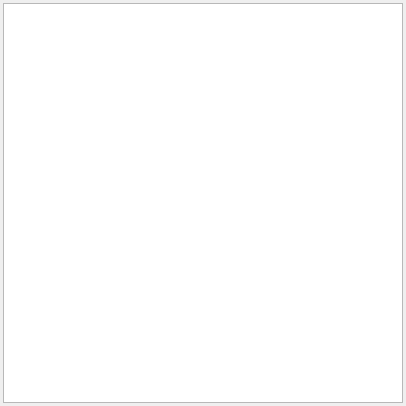
<?xml version="1.0" encoding="UTF-8"?>
<ui version="4.0">
 <class>consoleWidget</class>
 <widget class="QWidget" name="consoleWidget">
  <property name="windowTitle">
   <string>Tarsnap Console Log</string>
  </property>
  <layout class="QVBoxLayout" name="consoleWindowLayout">
   <property name="spacing">
    <number>0</number>
   </property>
   <property name="leftMargin">
    <number>3</number>
   </property>
   <property name="topMargin">
    <number>3</number>
   </property>
   <property name="rightMargin">
    <number>3</number>
   </property>
   <property name="bottomMargin">
    <number>3</number>
   </property>
   <item>
    <widget class="QPlainTextEdit" name="log">
     <property name="minimumSize">
      <size>
       <width>400</width>
       <height>400</height>
      </size>
     </property>
     <property name="readOnly">
      <bool>true</bool>
     </property>
    </widget>
   </item>
  </layout>
 </widget>
 <resources/>
 <connections/>
</ui>
